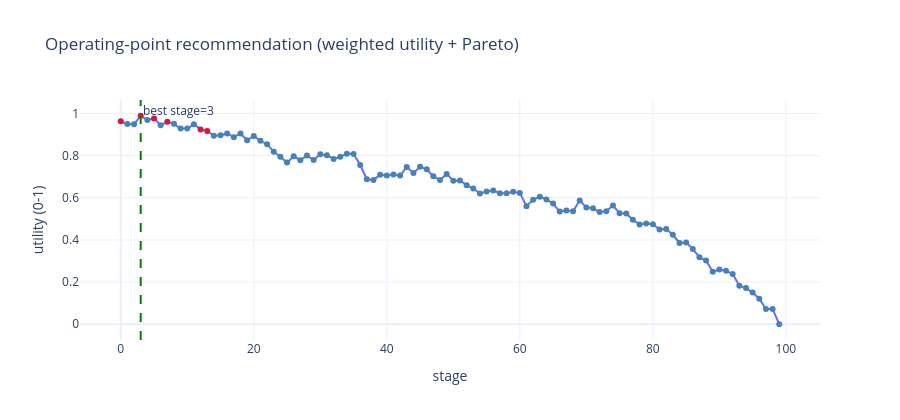

Notebook code for this chart:
### Code cell
# Utility curve + Pareto highlight + suggested operating point.

plot_df = norm.merge(df, on="stage", how="left")

fig2 = go.Figure()
fig2.add_trace(
    go.Scatter(
        x=plot_df["stage"],
        y=plot_df["utility"],
        mode="lines+markers",
        name="utility",
        line={"width": 2},
        marker={"size": 6, "color": np.where(plot_df["pareto"], "crimson", "steelblue")},
        hovertemplate="stage=%{x}<br>utility=%{y:.4f}<br>pareto=%{customdata}<extra></extra>",
        customdata=plot_df["pareto"],
    )
)

fig2.add_vline(
    x=best_stage,
    line_dash="dash",
    line_color="green",
    annotation_text=f"best stage={best_stage}",
    annotation_position="top right",
)

fig2.update_layout(
    title="Operating-point recommendation (weighted utility + Pareto)",
    xaxis_title="stage",
    yaxis_title="utility (0-1)",
    template="plotly_white",
    height=420,
)
fig2.show()

# Inspect full metric values at the suggested stage.
row = df.loc[df["stage"] == best_stage].iloc[0]
row.to_frame(name="value")

### Figure 1 — Plotly figure (JSON) as saved in the notebook; plotly's stock layout.template omitted (floating-point values rounded to 4 significant figures)
{"data": [{"customdata": [true, false, false, true, false, true, false, true, false, false, false, false, true, true, false, false, false, false, false, false, false, false, false, false, false, false, false, false, false, false, false, false, false, false, false, false, false, false, false, false, false, false, false, false, false, false, false, false, false, false, false, false, false, false, false, false, false, false, false, false, false, false, false, false, false, false, false, false, false, false, false, false, false, false, false, false, false, false, false, false, false, false, false, false, false, false, false, false, false, false, false, false, false, false, false, false, false, false, false, false], "hovertemplate": "stage=%{x}<br>utility=%{y:.4f}<br>pareto=%{customdata}<extra></extra>", "line": {"width": 2}, "marker": {"color": ["crimson", "steelblue", "steelblue", "crimson", "steelblue", "crimson", "steelblue", "crimson", "steelblue", "steelblue", "steelblue", "steelblue", "crimson", "crimson", "steelblue", "steelblue", "steelblue", "steelblue", "steelblue", "steelblue", "steelblue", "steelblue", "steelblue", "steelblue", "steelblue", "steelblue", "steelblue", "steelblue", "steelblue", "steelblue", "steelblue", "steelblue", "steelblue", "steelblue", "steelblue", "steelblue", "steelblue", "steelblue", "steelblue", "steelblue", "steelblue", "steelblue", "steelblue", "steelblue", "steelblue", "steelblue", "steelblue", "steelblue", "steelblue", "steelblue", "steelblue", "steelblue", "steelblue", "steelblue", "steelblue", "steelblue", "steelblue", "steelblue", "steelblue", "steelblue", "steelblue", "steelblue", "steelblue", "steelblue", "steelblue", "steelblue", "steelblue", "steelblue", "steelblue", "steelblue", "steelblue", "steelblue", "steelblue", "steelblue", "steelblue", "steelblue", "steelblue", "steelblue", "steelblue", "steelblue", "steelblue", "steelblue", "steelblue", "steelblue", "steelblue", "steelblue", "steelblue", "steelblue", "steelblue", "steelblue", "steelblue", "steelblue", "steelblue", "steelblue", "steelblue", "steelblue", "steelblue", "steelblue", "steelblue", "steelblue"], "size": 6}, "mode": "lines+markers", "name": "utility", "type": "scatter", "x": [0, 1, 2, 3, 4, 5, 6, 7, 8, 9, 10, 11, 12, 13, 14, 15, 16, 17, 18, 19, 20, 21, 22, 23, 24, 25, 26, 27, 28, 29, 30, 31, 32, 33, 34, 35, 36, 37, 38, 39, 40, 41, 42, 43, 44, 45, 46, 47, 48, 49, 50, 51, 52, 53, 54, 55, 56, 57, 58, 59, 60, 61, 62, 63, 64, 65, 66, 67, 68, 69, 70, 71, 72, 73, 74, 75, 76, 77, 78, 79, 80, 81, 82, 83, 84, 85, 86, 87, 88, 89, 90, 91, 92, 93, 94, 95, 96, 97, 98, 99], "y": [0.9633, 0.9496, 0.9493, 0.9893, 0.9689, 0.9768, 0.9447, 0.9603, 0.9509, 0.9284, 0.9289, 0.9487, 0.9246, 0.917, 0.8942, 0.8965, 0.9052, 0.8875, 0.9052, 0.8728, 0.8931, 0.8705, 0.8544, 0.8188, 0.7951, 0.7669, 0.7974, 0.7783, 0.8007, 0.7788, 0.8063, 0.8024, 0.7846, 0.7943, 0.8088, 0.8084, 0.7558, 0.6879, 0.6849, 0.7098, 0.7054, 0.7109, 0.7057, 0.746, 0.7182, 0.7468, 0.7355, 0.7019, 0.6841, 0.7134, 0.6815, 0.6825, 0.66, 0.6441, 0.6205, 0.6293, 0.6343, 0.6214, 0.622, 0.629, 0.6232, 0.5602, 0.5905, 0.6055, 0.592, 0.5725, 0.5347, 0.5395, 0.5364, 0.5876, 0.5536, 0.5502, 0.5326, 0.5367, 0.5631, 0.5269, 0.5256, 0.496, 0.4735, 0.4786, 0.4744, 0.4492, 0.452, 0.4245, 0.3858, 0.3877, 0.3575, 0.3175, 0.3024, 0.2486, 0.2601, 0.2534, 0.2381, 0.1828, 0.1718, 0.1503, 0.1212, 0.07233, 0.07257, 0.0]}], "layout": {"annotations": [{"showarrow": false, "text": "best stage=3", "x": 3, "xanchor": "left", "xref": "x", "y": 1, "yanchor": "top", "yref": "y domain"}], "height": 420, "shapes": [{"line": {"color": "green", "dash": "dash"}, "type": "line", "x0": 3, "x1": 3, "xref": "x", "y0": 0, "y1": 1, "yref": "y domain"}], "title": {"text": "Operating-point recommendation (weighted utility + Pareto)"}, "xaxis": {"title": {"text": "stage"}}, "yaxis": {"title": {"text": "utility (0-1)"}}}}
